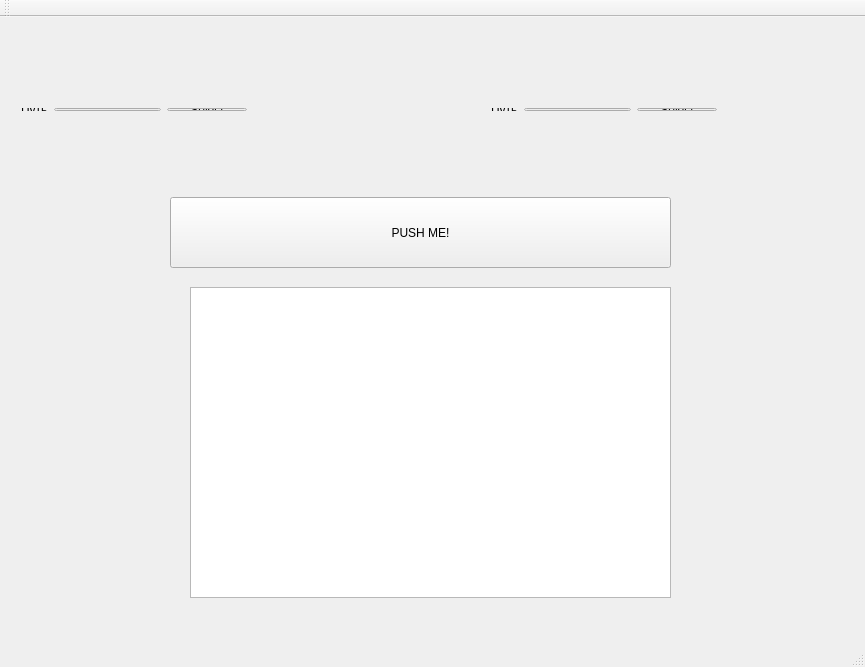
<?xml version="1.0" encoding="UTF-8"?>
<ui version="4.0">
 <class>MainWindow</class>
 <widget class="QMainWindow" name="MainWindow">
  <property name="geometry">
   <rect>
    <x>0</x>
    <y>0</y>
    <width>865</width>
    <height>667</height>
   </rect>
  </property>
  <property name="windowTitle">
   <string>MainWindow</string>
  </property>
  <widget class="QWidget" name="centralWidget">
   <widget class="QPlainTextEdit" name="console">
    <property name="geometry">
     <rect>
      <x>190</x>
      <y>270</y>
      <width>481</width>
      <height>311</height>
     </rect>
    </property>
   </widget>
   <widget class="QWidget" name="layoutWidget">
    <property name="geometry">
     <rect>
      <x>480</x>
      <y>80</y>
      <width>248</width>
      <height>25</height>
     </rect>
    </property>
    <layout class="QHBoxLayout" name="horizontalLayout_2">
     <item>
      <widget class="QLabel" name="label_2">
       <property name="text">
        <string>Путь</string>
       </property>
      </widget>
     </item>
     <item>
      <widget class="QLineEdit" name="lineSel2"/>
     </item>
     <item>
      <widget class="QPushButton" name="pushSel2">
       <property name="text">
        <string>Select</string>
       </property>
      </widget>
     </item>
    </layout>
   </widget>
   <widget class="QPushButton" name="pushMe">
    <property name="geometry">
     <rect>
      <x>170</x>
      <y>180</y>
      <width>501</width>
      <height>71</height>
     </rect>
    </property>
    <property name="text">
     <string>PUSH ME!</string>
    </property>
   </widget>
   <widget class="QWidget" name="">
    <property name="geometry">
     <rect>
      <x>10</x>
      <y>80</y>
      <width>248</width>
      <height>25</height>
     </rect>
    </property>
    <layout class="QHBoxLayout" name="horizontalLayout">
     <item>
      <widget class="QLabel" name="label">
       <property name="text">
        <string>Путь</string>
       </property>
      </widget>
     </item>
     <item>
      <widget class="QLineEdit" name="lineSel1"/>
     </item>
     <item>
      <widget class="QPushButton" name="pushSel1">
       <property name="text">
        <string>Select</string>
       </property>
      </widget>
     </item>
    </layout>
   </widget>
  </widget>
  <widget class="QMenuBar" name="menuBar">
   <property name="geometry">
    <rect>
     <x>0</x>
     <y>0</y>
     <width>865</width>
     <height>20</height>
    </rect>
   </property>
  </widget>
  <widget class="QToolBar" name="mainToolBar">
   <attribute name="toolBarArea">
    <enum>TopToolBarArea</enum>
   </attribute>
   <attribute name="toolBarBreak">
    <bool>false</bool>
   </attribute>
  </widget>
  <widget class="QStatusBar" name="statusBar"/>
 </widget>
 <layoutdefault spacing="6" margin="11"/>
 <resources/>
 <connections/>
</ui>
